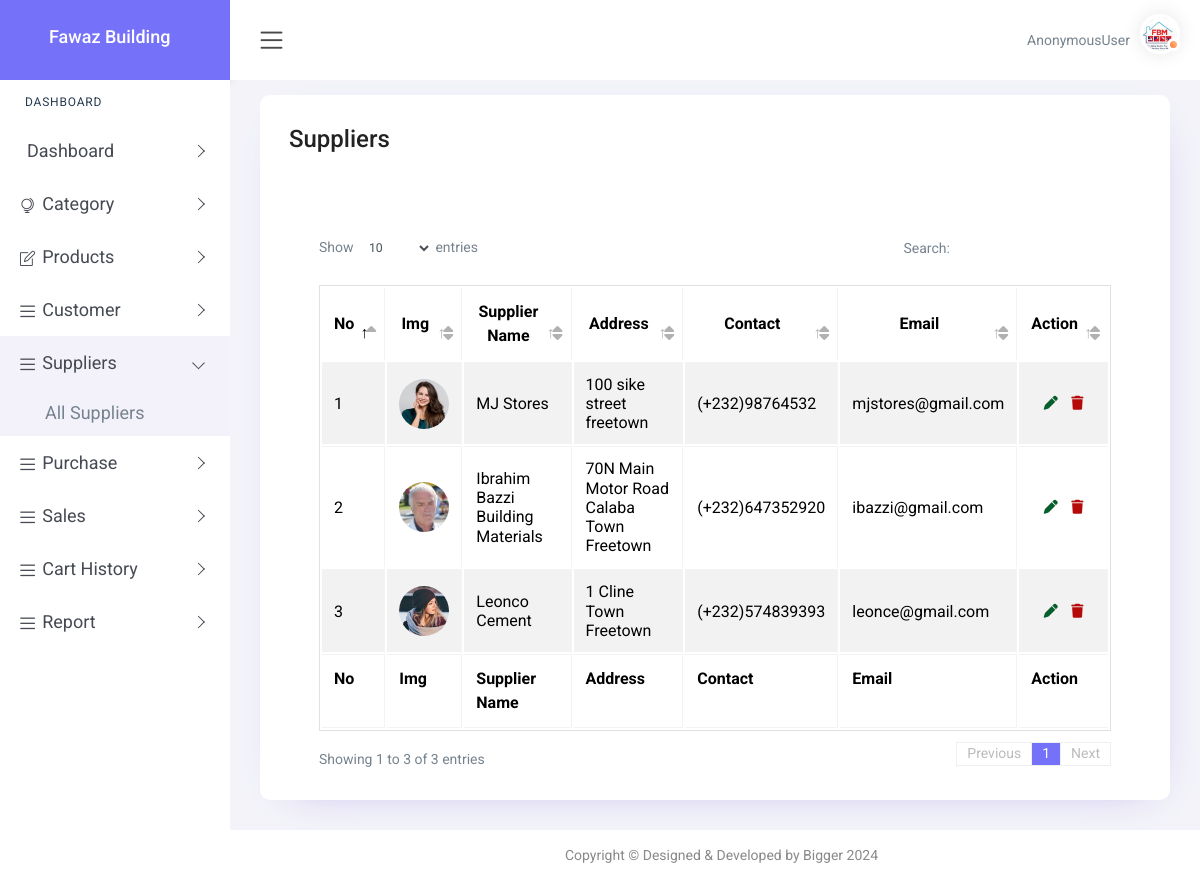
The app's page /supplier/ with its own data.
### app/models.py (models this page shows, shortened)
class Supplier(models.Model):
    supplier_name = models.CharField(max_length=100)
    supplier_email = models.EmailField(max_length=50)
    supplier_address = models.CharField(max_length=100)
    supplier_phone = models.IntegerField()
    profile = models.ImageField(upload_to='supplier/', blank=True, null=True)

### app/views.py (the view, shortened to what this page needs)
# urls.py: path('supplier/', views.supplier, name='supplier'),
def supplier(request):
    suppliers = Supplier.objects.all()
    return render(request, 'supplier.html', {'suppliers':suppliers})

### templates/supplier.html (shortened to what this page needs)
{% load static %}
<!DOCTYPE html>
<html lang="en">
<head>
    <link href="{% static 'plugins1/pg-calendar/css/pignose.calendar.min.css' %}" rel="stylesheet">
    <link rel="stylesheet" href="{% static 'plugins1/chartist/css/chartist.min.css' %}">
    <link rel="stylesheet" href="{% static 'plugins1/chartist-plugin-tooltips/css/chartist-plugin-tooltip.css' %}">
    <link href="{% static 'plugins1/tables/css/datatable/dataTables.bootstrap4.min.css' %}" rel="stylesheet">
    <link href="{% static 'css1/style.css' %}" rel="stylesheet">
    <link rel="stylesheet" href="https://cdnjs.cloudflare.com/ajax/libs/font-awesome/6.6.0/css/all.min.css" />
</head>
<body>
    <div id="main-wrapper">
        <div class="nav-header">
            <div class="brand-logo">
                <a href="index-2.html">
                    <b><h4 style="color: white; margin-left: 20px;">Fawaz Building </h4> </b>
                </a>
            </div>
        </div>
        <div class="header">
            <div class="header-content clearfix">
                <div class="nav-control">
                    <div class="hamburger">
                        <span class="toggle-icon"><i class="icon-menu"></i></span>
                    </div>
                </div>
                <div class="header-right">
                    <ul class="clearfix">
                        <li class="icons dropdown">
                            <span class="username" style="margin-right: 10px;" >{{user}}</span>
                            <div class="user-img c-pointer position-relative"   data-toggle="dropdown">
                                <span class="activity active"></span>
                                <img src="{% static 'images/fawaz.jpeg' %}" height="40" width="40" alt="">
                            </div>
                        </li>
                    </ul>
                </div>
            </div>
        </div>
        <div class="nk-sidebar">
            <div class="nk-nav-scroll">
                <ul class="metismenu" id="menu" style="font-size: 18px;">
                    <li class="nav-label">Dashboard</li>
                    <li>
                        <a class="has-arrow" href="javascript:void(0);" onclick="toggleDropdown(this)" aria-expanded="false">
                            <span class="nav-text">Dashboard</span>
                        </a>
                    </li>
                    <li class="mega-menu mega-menu-sm">
                        <a class="has-arrow" href="javascript:void(0);" onclick="toggleDropdown(this)" aria-expanded="false">
                            <i class="icon-globe-alt menu-icon"></i><span class="nav-text">Category</span>
                        </a>
                    </li>
                    <li>
                        <a class="has-arrow" href="javascript:void(0);" onclick="toggleDropdown(this)" aria-expanded="false">
                            <i class="icon-note menu-icon"></i><span class="nav-text">Products</span>
                        </a>
                    </li>
                    <li>
                        <a class="has-arrow" href="javascript:void(0);" onclick="toggleDropdown(this)" aria-expanded="false">
                            <i class="icon-menu menu-icon"></i><span class="nav-text">Customer</span>
                        </a>
                    </li>
                    <li>
                        <a class="has-arrow" href="javascript:void(0);" onclick="toggleDropdown(this)" aria-expanded="false">
                            <i class="icon-menu menu-icon"></i><span class="nav-text">Suppliers</span>
                        </a>
                        <ul aria-expanded="false">
                            <li><a href="{% url 'supplier' %}">All Suppliers</a></li>
                        </ul>
                    </li>
                    <li>
                        <a class="has-arrow" href="javascript:void(0);" onclick="toggleDropdown(this)" aria-expanded="false">
                            <i class="icon-menu menu-icon"></i><span class="nav-text">Purchase</span>
                        </a>
                    </li>
                    <li>
                        <a class="has-arrow" href="javascript:void(0);" onclick="toggleDropdown(this)" aria-expanded="false">
                            <i class="icon-menu menu-icon"></i><span class="nav-text">Sales</span>
                        </a>
                    </li>
                    <li>
                        <a class="has-arrow" href="javascript:void(0);" onclick="toggleDropdown(this)" aria-expanded="false">
                            <i class="icon-menu menu-icon"></i><span class="nav-text">Cart History</span>
                        </a>
                    </li>
                    <li>
                        <a class="has-arrow" href="javascript:void(0);" onclick="toggleDropdown(this)" aria-expanded="false">
                            <i class="icon-menu menu-icon"></i><span class="nav-text">Report</span>
                        </a>
                    </li>
                </ul>
            </div>
        </div>
        <div class="content-body">
            <div class="container-fluid">
                <div class="row">
                    <div class="col-12">
                        <div class="card">
                            <div class="card-body">
                                <h3>Suppliers</h3>
                                <div class="container">
                                    <div class="row" style="margin-top: 10px;">
                                    </div>
                                </div>
                                <div class="table-responsive">
                                    <table class="table table-striped table-bordered zero-configuration">
                                        <thead>
                                            <tr>
                                                <th style="font-size: 16px; color:black; text-align: center;">No</th>
                                                <th style="font-size: 16px; color:black; text-align: center;">Img</th>
                                                <th style="font-size: 16px; color:black; text-align: center;">Supplier Name</th>
                                                <th style="font-size: 16px; color:black; text-align: center;">Address</th>
                                                <th style="font-size: 16px; color:black; text-align: center;">Contact</th>
                                                <th style="font-size: 16px; color:black; text-align: center;">Email</th>
                                                <th style="font-size: 16px; color:black; text-align: center;">Action</th>
                                            </tr>
                                        </thead>
                                        <tbody>
                                            {% for supplier in suppliers %}
                                            <tr>
                                                <td style="font-size: 16px; color:black">{{forloop.counter}}</td>
                                                <td style="font-size: 16px; color:black">
                                                    {% if supplier.profile %}
                                                    <img src="{{ supplier.profile.url }}" alt="Profile Image" style="width: 50px; height: 50px; border-radius: 50%;">
                                                    {% else %}
                                                        No Image
                                                    {% endif %}
                                                </td>
                                                <td style="font-size: 16px; color:black">{{supplier.supplier_name}}</td>
                                                <td style="font-size: 16px; color:black">{{supplier.supplier_address}}</td>
                                                <td style="font-size: 16px; color:black">(+232){{supplier.supplier_phone}}</td>
                                                <td style="font-size: 16px; color:black">{{supplier.supplier_email}}</td>
                                                <td style="text-align: center;">
                                                    <a href="{% url 'edit_supplier' supplier.id %}" >
                                                        <i class="fas fa-pen" style="color: rgb(5, 94, 43); margin-right: 10px;"></i>
                                                      </a>
                                                      <a href="{% url 'delete_supplier' supplier.id %}" >
                                                        <i class="fas fa-trash" style="color: rgb(182, 10, 10);"></i>
                                                      </a>
                                                </td>
                                            </tr>
                                          {% endfor %}
                                        </tbody>
                                        <tfoot>
                                            <tr>
                                                <th style="font-size: 16px; color:black">No</th>
                                                <th style="font-size: 16px; color:black">Img</th>
                                                <th style="font-size: 16px; color:black">Supplier Name</th>
                                                <th style="font-size: 16px; color:black">Address</th>
                                                <th style="font-size: 16px; color:black">Contact</th>
                                                <th style="font-size: 16px; color:black">Email</th>
                                                <th style="font-size: 16px; color:black">Action</th>
                                            </tr>
                                        </tfoot>
                                    </table>
                                </div>
                            </div>
                        </div>
                    </div>
                </div>
            </div>
        </div>
        <div class="footer">
            <div class="copyright">
                <p>Copyright &copy; Designed & Developed by Bigger 2024</p>
            </div>
        </div>
    </div>
</body>
</html>

### records on screen
Supplier: profile (picture), supplier_name "MJ Stores", supplier_address "100 sike street freetown", supplier_phone "98764532", supplier_email "mjstores@gmail.com"
Supplier: profile (picture), supplier_name "Ibrahim Bazzi Building Materials", supplier_address "70N Main Motor Road Calaba Town Freetown", supplier_phone "647352920", supplier_email "ibazzi@gmail.com"
Supplier: profile (picture), supplier_name "Leonco Cement", supplier_address "1 Cline Town Freetown", supplier_phone "574839393", supplier_email "leonce@gmail.com"

### other values on screen
{{ user }} "AnonymousUser"
